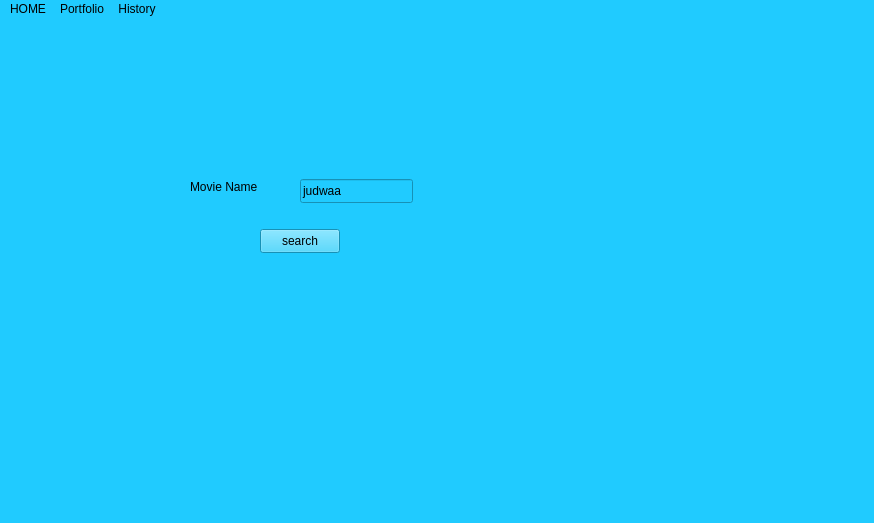
<?xml version="1.0" encoding="UTF-8"?>
<ui version="4.0">
 <class>MainWindow</class>
 <widget class="QMainWindow" name="MainWindow">
  <property name="geometry">
   <rect>
    <x>0</x>
    <y>0</y>
    <width>874</width>
    <height>523</height>
   </rect>
  </property>
  <property name="windowTitle">
   <string>MainWindow</string>
  </property>
  <property name="styleSheet">
   <string notr="true">
background-color: rgb(32, 203, 255);
</string>
  </property>
  <widget class="QWidget" name="centralwidget">
   <widget class="QLabel" name="label">
    <property name="geometry">
     <rect>
      <x>190</x>
      <y>160</y>
      <width>68</width>
      <height>16</height>
     </rect>
    </property>
    <property name="text">
     <string>Movie Name</string>
    </property>
   </widget>
   <widget class="QLineEdit" name="lineEdit">
    <property name="geometry">
     <rect>
      <x>300</x>
      <y>160</y>
      <width>113</width>
      <height>24</height>
     </rect>
    </property>
    <property name="text">
     <string>judwaa</string>
    </property>
   </widget>
   <widget class="QPushButton" name="pushButton">
    <property name="geometry">
     <rect>
      <x>260</x>
      <y>210</y>
      <width>80</width>
      <height>24</height>
     </rect>
    </property>
    <property name="text">
     <string>search</string>
    </property>
   </widget>
  </widget>
  <widget class="QMenuBar" name="menubar">
   <property name="geometry">
    <rect>
     <x>0</x>
     <y>0</y>
     <width>874</width>
     <height>21</height>
    </rect>
   </property>
   <widget class="QMenu" name="menuHOME">
    <property name="title">
     <string>HOME</string>
    </property>
   </widget>
   <widget class="QMenu" name="menuPortfolio">
    <property name="title">
     <string>Portfolio</string>
    </property>
    <addaction name="separator"/>
   </widget>
   <widget class="QMenu" name="menuHistory">
    <property name="title">
     <string>History</string>
    </property>
   </widget>
   <addaction name="menuHOME"/>
   <addaction name="menuPortfolio"/>
   <addaction name="menuHistory"/>
  </widget>
  <widget class="QStatusBar" name="statusbar"/>
 </widget>
 <resources/>
 <connections/>
</ui>
